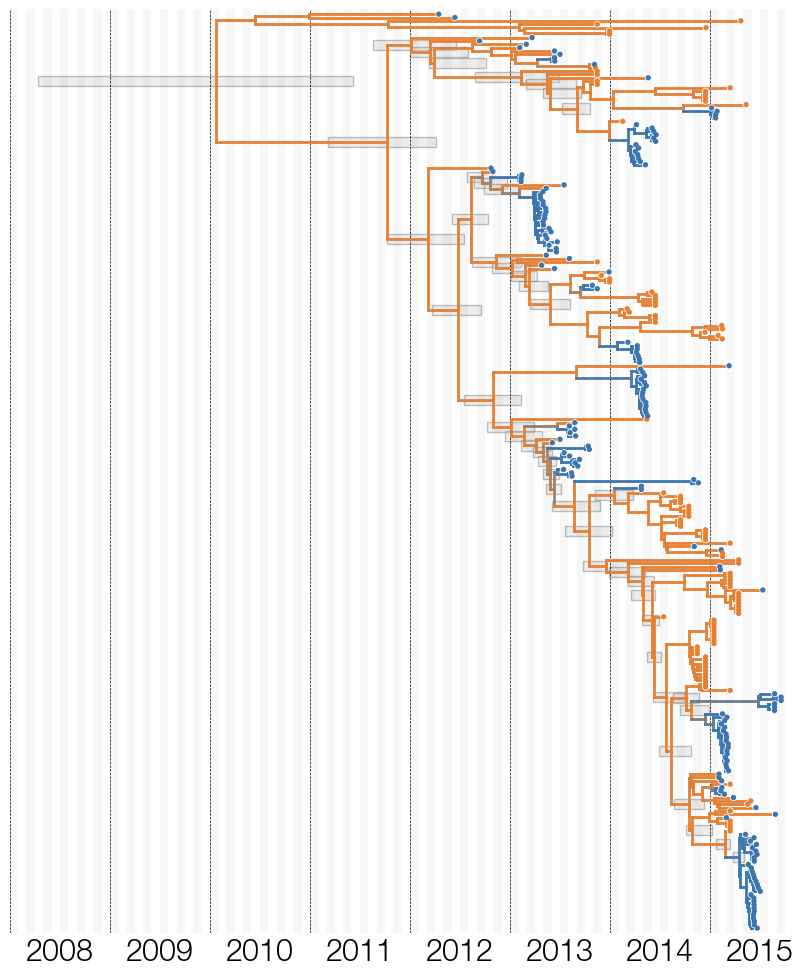

Python code for this plot:
import baltic as bt
from baltic import bt_utils
from baltic import curonia

import matplotlib as mpl
from matplotlib import pyplot as plt
from matplotlib.gridspec import GridSpec

mpl.use("Agg")

import numpy as np

ll = bt.io.load_nexus('MERS.mcc.tree', 'time') ## treeFile here can alternatively be a path to a local file
ll.treeStats() ## report stats about tree

####### this does plotting
fig = plt.figure(figsize=(10, 12), facecolor='w')
gs = GridSpec(1, 1)

ax = plt.subplot(gs[0])

traitName = 'type'

host_cmap = bt_utils.make_cmap(['#3B76AF', 'grey', '#E68033'])
convertStateProbs = lambda k: {key: value for key, value in zip(k.traits[f"{traitName}.set"], k.traits[f"{traitName}.set.prob"])}

branchColourFxn = lambda k: host_cmap(1.0) if (k.is_leaf() and k.traits[traitName] != k.parent.traits[traitName]) else host_cmap(convertStateProbs(k)['c'] if 'c' in convertStateProbs(k) else 0.0)
pointColourFxn = lambda k: host_cmap(convertStateProbs(k)['c'] if 'c' in convertStateProbs(k) else 0.0)

ll.sort_branches()
ll.plot_tree(ax, colourFxn=branchColourFxn, width=2)
ll.plot_points(ax, pointSize=15, colourFxn=pointColourFxn, outlineColour='w', outlineSize=25)

curonia.plot_height_95hpds(ax=ax, tree=ll, targetFxn=lambda k: k.is_node() and len(k.leaves) > 20, width=3)

calendarTimeline = bt_utils.generate_calendar_timeline('2008-01-01', '2015-10-01',spacing='yearly')
bt_utils.format_time_grid(ax, calendarTimeline, outputFmtFxn=lambda d: bt_utils.convert_date_format(d, '%Y-%m-%d', '%Y'))

calendarTimeline = bt_utils.generate_calendar_timeline('2008-01-01', '2015-10-01', spacing='monthly')
bt_utils.plot_time_grid(ax, calendarTimeline, edgeColour='none', alpha=0.03, zorder=0)

bt_utils.clean_axes(ax, removeTickLabels='y')

[ax.axvline(yr, color='k', ls='--', lw=0.5, zorder=0) for yr in range(2008, 2016)]

ax.set_xlim(bt_utils.calendar_to_decimal_date('2008-01-01'), bt_utils.calendar_to_decimal_date('2015-10-01'))
ax.set_ylim(-1, ll.ySpan + 1)

ax.tick_params(axis='x', labelsize=22)

plt.savefig('height-95HPD-bars.png', bbox_inches='tight')